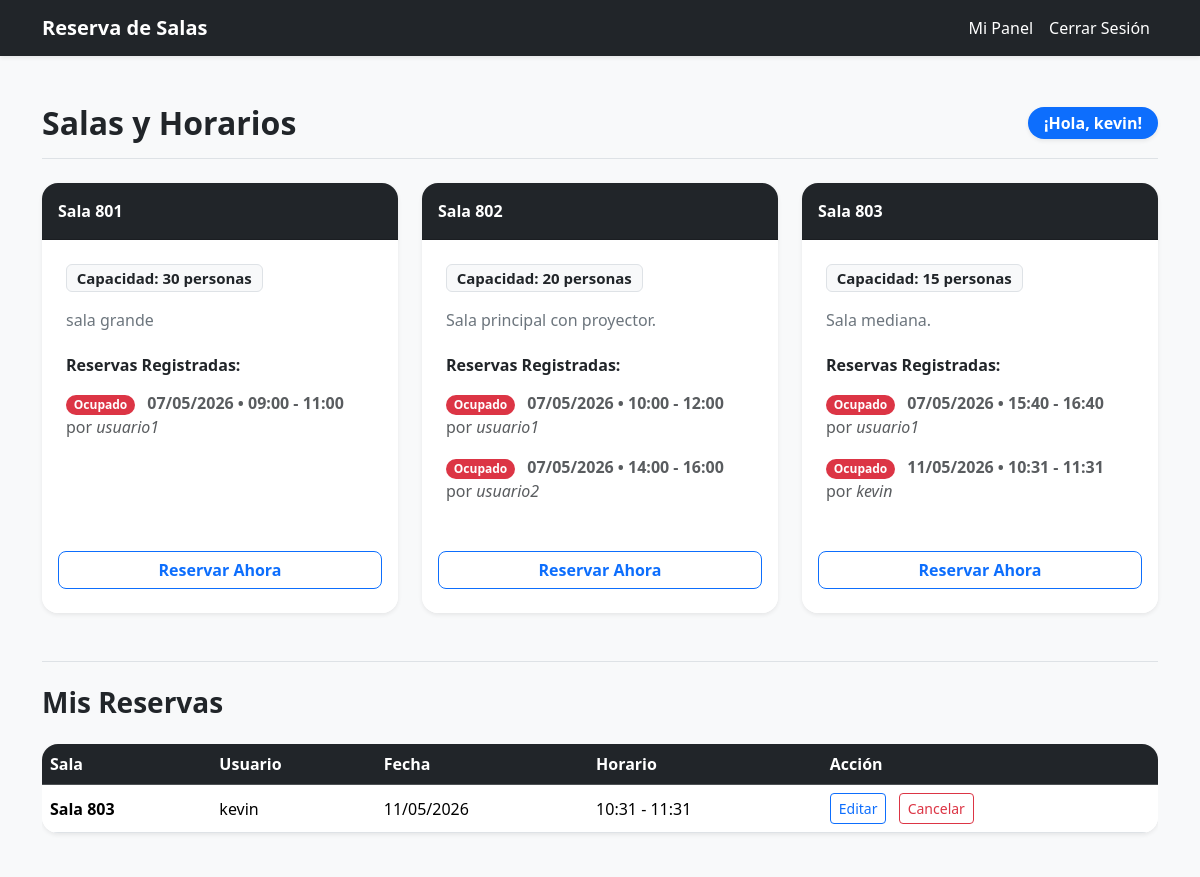
Before: /panel/ (signed in) with the older database file.
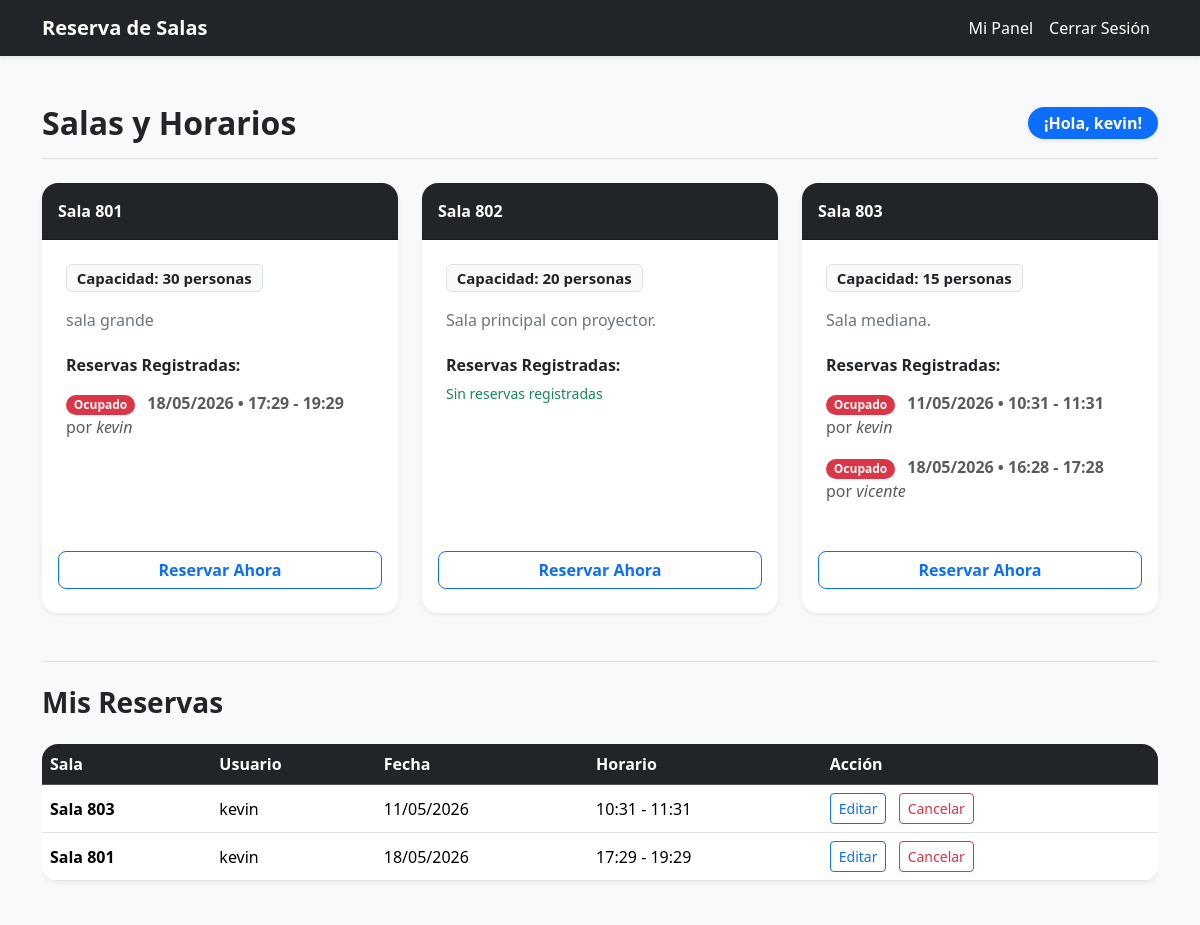
After: the same page with the newer database file.
### reservas/models.py (models this page shows, shortened)
class Sala(models.Model):
    nombre = models.CharField(max_length=50)
    capacidad = models.IntegerField()
    descripcion = models.TextField(blank=True, null=True)

class Reserva(models.Model):
    sala = models.ForeignKey(Sala, on_delete=models.CASCADE, related_name='reservas')
    usuario = models.ForeignKey(User, on_delete=models.CASCADE, related_name='reservas')
    fecha = models.DateField()
    hora_inicio = models.TimeField()
    hora_fin = models.TimeField()
    creado_en = models.DateTimeField(auto_now_add=True)
    class Meta:
        ordering = ['fecha', 'hora_inicio']

### reservas/views.py (the view)
# urls.py: path('panel/', views.panel, name='panel'),
@login_required
def panel(request):
    salas = Sala.objects.prefetch_related('reservas', 'reservas__usuario').all()
    hoy = date.today()
    if request.user.is_superuser or request.user.is_staff:
        mis_reservas = Reserva.objects.all()
    else:
        mis_reservas = Reserva.objects.filter(usuario=request.user)
    context = {
        'salas': salas,
        'mis_reservas': mis_reservas,
        'hoy': hoy
    }
    return render(request, 'reservas/panel.html', context)

### templates/reservas/panel.html (shortened to what this page needs)
{% extends 'base.html' %}
{% block content %}
<div class="d-flex justify-content-between align-items-center mb-4 border-bottom pb-3 mt-4">
    <h2 class="fw-bold text-dark m-0">Salas y Horarios</h2>
    <div class="badge bg-primary px-3 py-2 fs-6 rounded-pill shadow-sm">
         ¡Hola, {{ user.username }}!
    </div>
</div>
<div class="row row-cols-1 row-cols-md-2 row-cols-lg-3 g-4 mb-5">
    {% for sala in salas %}
    <div class="col">
        <div class="card h-100 shadow-sm border-0 rounded-4 overflow-hidden transition-hover">
            <div class="card-header bg-dark text-white fw-bold py-3">
                {{ sala.nombre }}
            </div>
            <div class="card-body p-4">
                <h5 class="card-title fw-bold text-dark mb-3">
                    <span class="badge bg-light text-dark border">Capacidad: {{ sala.capacidad }} personas</span>
                </h5>
                <p class="card-text text-secondary">{{ sala.descripcion }}</p>
                <h6 class="fw-bold mt-4 mb-2">Reservas Registradas:</h6>
                {% if sala.reservas.all %}
                    <ul class="list-group list-group-flush mb-3">
                    {% for reserva in sala.reservas.all %}
                        <li class="list-group-item px-0 py-2 border-bottom-0 text-muted">
                            <span class="badge bg-danger rounded-pill me-2">Ocupado</span>
                            <strong>{{ reserva.fecha|date:"d/m/Y" }} &bull; {{ reserva.hora_inicio|time:"H:i" }} - {{ reserva.hora_fin|time:"H:i" }}</strong>
                            por <em>{{ reserva.usuario.username }}</em>
                        </li>
                    {% endfor %}
                    </ul>
                {% else %}
                    <p class="text-success small"> Sin reservas registradas</p>
                {% endif %}
            </div>
            <div class="card-footer bg-white border-0 text-center pb-4 pt-0">
                <a href="{% url 'reservar_sala' sala.id %}" class="btn btn-outline-primary w-100 fw-bold rounded-3">Reservar Ahora</a>
            </div>
        </div>
    </div>
    {% empty %}
    <div class="col-12 text-center text-muted">
        <p>No hay salas disponibles en este momento.</p>
    </div>
    {% endfor %}
</div>
<div class="mt-5 mb-5 border-top pt-4">
    <h3 class="fw-bold mb-4">
        {% if user.is_superuser %}Gestión de Todas las Reservas (Admin){% else %}Mis Reservas{% endif %}
    </h3>
    <div class="table-responsive">
        <table class="table table-hover align-middle shadow-sm rounded-4 overflow-hidden">
            <thead class="table-dark">
                <tr>
                    <th>Sala</th>
                    <th>Usuario</th>
                    <th>Fecha</th>
                    <th>Horario</th>
                    <th>Acción</th>
                </tr>
            </thead>
            <tbody class="bg-white">
                {% for reserva in mis_reservas %}
                <tr>
                    <td class="fw-bold">{{ reserva.sala.nombre }}</td>
                    <td>{{ reserva.usuario.username }}</td>
                    <td>{{ reserva.fecha|date:"d/m/Y" }}</td>
                    <td>{{ reserva.hora_inicio|time:"H:i" }} - {{ reserva.hora_fin|time:"H:i" }}</td>
                    <td>
                        <a href="{% url 'reserva_editar' reserva.id %}" class="btn btn-sm btn-outline-primary me-2">Editar</a>
                        <form method="post" action="{% url 'cancelar_reserva' reserva.id %}" class="d-inline" onsubmit="return confirm('¿Estás seguro de que quieres cancelar esta reserva?');">
                            <button type="submit" class="btn btn-sm btn-outline-danger">Cancelar</button>
                        </form>
                    </td>
                </tr>
                {% empty %}
                <tr>
                    <td colspan="5" class="text-center text-muted py-4">No hay reservas registradas.</td>
                </tr>
                {% endfor %}
            </tbody>
        </table>
    </div>
</div>
{% endblock %}

Changed rows visible on the page:
removed Reserva: fecha "07/05/2026", hora_inicio "09:00", hora_fin "11:00", usuario.username "usuario1", shown under Sala "Sala 801"
removed Reserva: fecha "07/05/2026", hora_inicio "10:00", hora_fin "12:00", usuario.username "usuario1", shown under Sala "Sala 802"
removed Reserva: fecha "07/05/2026", hora_inicio "14:00", hora_fin "16:00", usuario.username "usuario2", shown under Sala "Sala 802"
removed Reserva: fecha "07/05/2026", hora_inicio "15:40", hora_fin "16:40", usuario.username "usuario1", shown under Sala "Sala 803"
added Reserva: fecha "18/05/2026", hora_inicio "17:29", hora_fin "19:29", usuario.username "kevin", sala.nombre "Sala 801"
shown differently, row unchanged: Sala "Sala 802": now shows "Sin reservas registradas"
added Reserva: fecha "18/05/2026", hora_inicio "16:28", hora_fin "17:28", usuario.username "vicente", shown under Sala "Sala 803"
